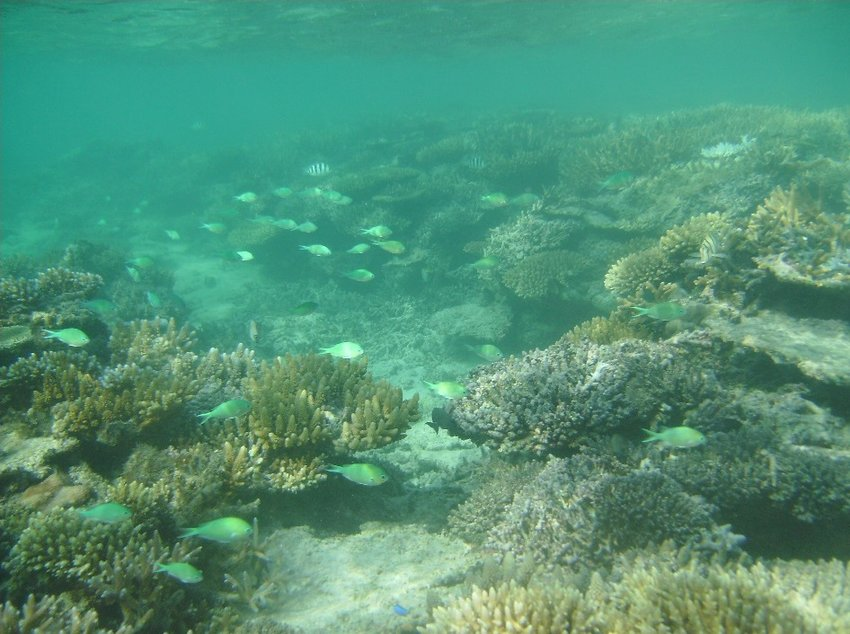
#> input picture 2.jpg, 850 x 634 px
$ jupyter execute --allow-errors 'Mini Project.ipynb'
#> lines starting #> are read from the running program, lines starting #| are printed output that depends on the picture; long printed decimals are rounded
[cell 1]
#Importing the libraries that will be used further

from sklearn.feature_extraction.image import extract_patches_2d
from sklearn.feature_extraction import image
import numpy as np
import cv2

[cell 2]
#Reading the input image

img = cv2.imread('2.jpg')
#> img is the input picture: shape (634, 850, 3); mean B, G, R 119.6, 147.5, 81.2

row,col,no_channel = img.shape
#> row = 634; col = 850; no_channel = 3

#Getting the blue,green and red channel(2d array) from img
b,g,r = cv2.split(img)
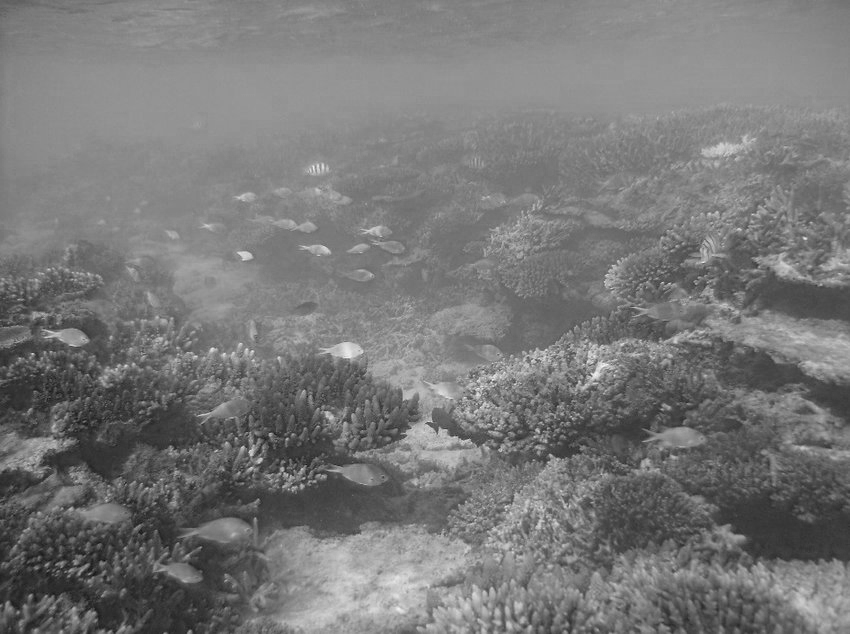
#> b: shape (634, 850); min 12, max 247, mean 119.6
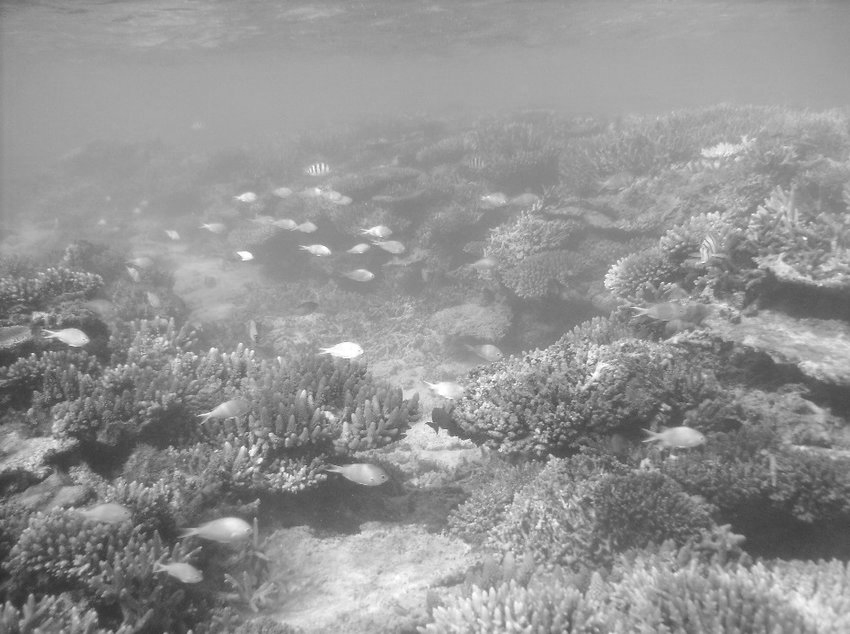
#> g: shape (634, 850); min 44, max 255, mean 147.5
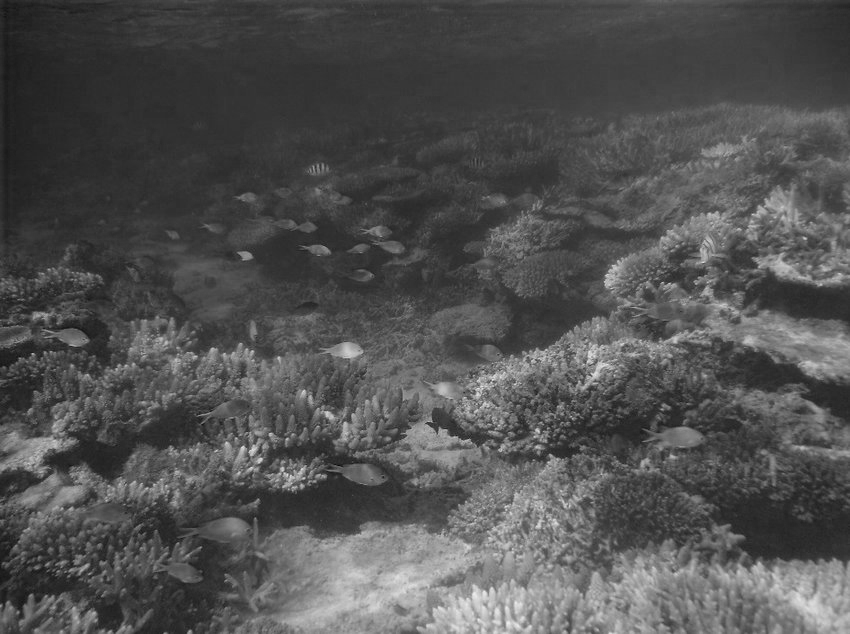
#> r: shape (634, 850); min 7, max 237, mean 81.2

#Window size(As specified in the paper) to slide across image for variance calculation
window_shape = (6, 6)

[cell 3]
#sklearn library to extract all 2d patches of specified window shape from each channel

blue_patches = extract_patches_2d(b, window_shape)
green_patches = extract_patches_2d(g, window_shape)
red_patches = extract_patches_2d(r, window_shape)

[cell 4]
# Variables
Dg = []
Db = []

Bl_pixels = []
Gr_pixels = []
Re_pixels = []

#Estimating the pixels whose patch variation is < 0.9

for i in range(len(blue_patches)):
    bl = blue_patches[i]
    gr = green_patches[i]
    re = red_patches[i]

    bls = list(bl.flat)
    grls = list(gr.flat)
    rels = list(re.flat)

    if np.var(bl) < 0.9 or np.var(gr) < 0.9 or np.var(re) < 0.9:
        Db.extend([a - b for a, b in zip(bls, rels)])
        Dg.extend([a - b for a, b in zip(grls, rels)])

        Bl_pixels.extend(bls)
        Gr_pixels.extend(grls)
        Re_pixels.extend(rels)
#> after the loop, Bl_pixels = 1919160 items; Db = 1919160 items; Dg = 1919160 items; Gr_pixels = 1919160 items; Re_pixels = 1919160 items

#Getting the max of Db and Dg

maxB = Db[0]
#> maxB = 54
maxG = Dg[0]
#> maxG = 75
indB = 0
indG = 0

ind = 0
maxR = 0
for i in range(1,len(Db)):
    if maxB < Db[i] or maxG < Dg[i]:
        if maxR < Re_pixels[i]:
            ind = i
            maxB = Db[i]
            maxG = Dg[i]
            maxR = Re_pixels[i]
#> this loop made 1919159 passes
#> (ind, maxB, maxG, maxR) on pass 6: (6, 56, 78, 82)
#> after the loop, ind = 1914228; maxB = 50; maxG = 96; maxR = 158

#Backlight Pixels
Backlight = []

Backlight.append(Bl_pixels[ind])
Backlight.append(Gr_pixels[ind])
Backlight.append(Re_pixels[ind])

normBacklight = np.divide(Backlight,255)
#> normBacklight = [0.816, 0.996, 0.62]

[cell 5]
Backlight, normBacklight
#> Out = ([208, 254, 158], [0.816, 0.996, 0.62])

[cell 6]
#Finding attenuation ratios, formula's  is taken from the paper.

Sb = (-0.00113*450 + 1.6251)
Sg = (-0.00113*540 + 1.6251)
Sr = (-0.00113*620 + 1.6251)

#Attenuation ratios

lamda_b = (Sb*Backlight[2])/(Sr*Backlight[0])
#> lamda_b = 0.917

lamda_g = (Sg*Backlight[2])/(Sr*Backlight[1])
#> lamda_g = 0.683

print('lamda_b : ',lamda_b, ' lamda_g : ',lamda_g)
#| lamda_b :  0.9175  lamda_g :  0.6829

[cell 7]
#Transmission Estimation :
#i) Finding Attenuation curves.(Clustering , building KD Tree)

#Normalize the input image to double precision.
norm_img = cv2.normalize(img.astype('double'), None, 0.0, 1.0, cv2.NORM_MINMAX)


#finding haze lines
dist_from_backlight = np.zeros([row,col,no_channel],dtype = np.double)

for i in range(no_channel):
    dist_from_backlight[:,:,i] = norm_img[:,:,i]-normBacklight[i]
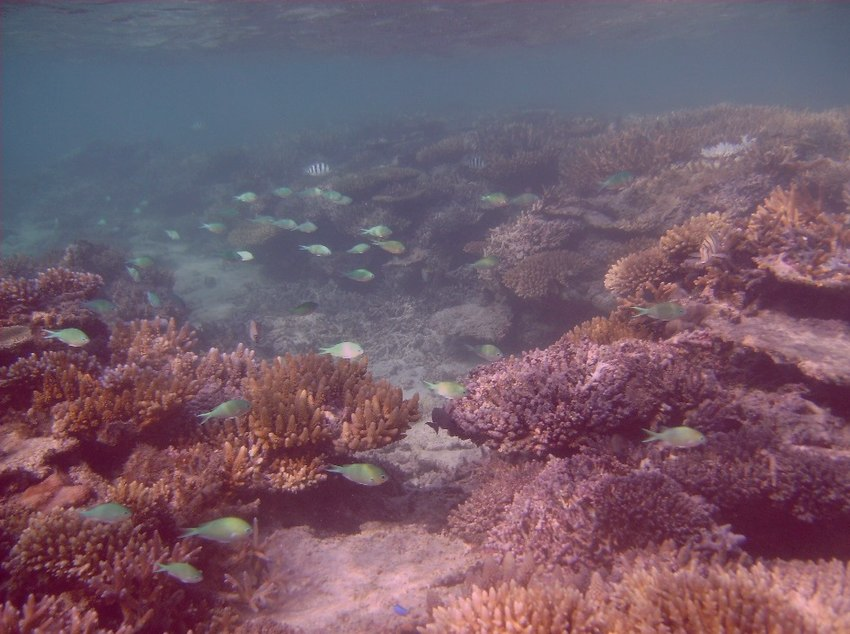
#> dist_from_backlight: shape (634, 850, 3) float64; mean B, G, R -0.362, -0.429, -0.32; drawn with min black and max white


#calculating radius
radius = np.sqrt((dist_from_backlight[:,:,0])**2 + (dist_from_backlight[:,:,1])**2 +(dist_from_backlight[:,:,2])**2 )
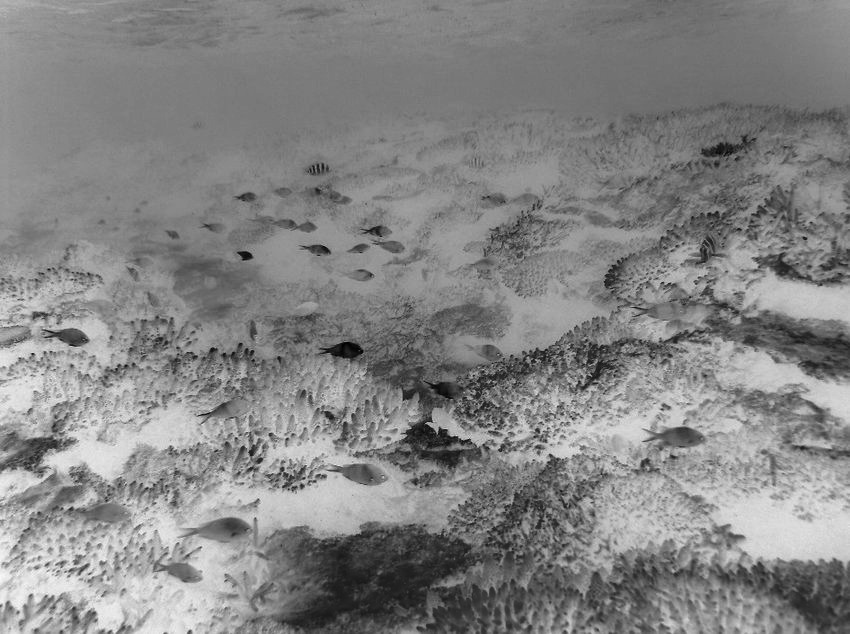
#> radius: shape (634, 850) float64; min 0.00785, max 1.26, mean 0.66; drawn with min black and max white

#clustering the pixels
dist_unit_radius = np.reshape(dist_from_backlight,(row*col,no_channel))
dist_norm = np.sqrt(np.sum(dist_unit_radius**2,axis=0))
#> dist_norm = [281, 329.8, 257.6]
dist_unit_radius = np.divide(dist_unit_radius,dist_norm)
n_points = 1000

#read the points from file
#> (the rest of this cell did not finish here and is left out)
